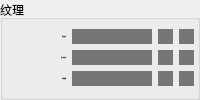
        <widget class="QGroupBox" name="box_t">
         <property name="title">
          <string>纹理</string>
         </property>
         <layout class="QGridLayout" name="gridLayout_3">
          <property name="leftMargin">
           <number>3</number>
          </property>
          <property name="topMargin">
           <number>3</number>
          </property>
          <property name="rightMargin">
           <number>3</number>
          </property>
          <property name="bottomMargin">
           <number>5</number>
          </property>
          <item row="0" column="0">
           <layout class="QHBoxLayout" name="horizontalLayout_6" stretch="0,0,0,0">
            <item>
             <layout class="QVBoxLayout" name="verticalLayout_11">
              <item>
               <widget class="QLabel" name="label_5">
                <property name="minimumSize">
                 <size>
                  <width>60</width>
                  <height>0</height>
                 </size>
                </property>
                <property name="maximumSize">
                 <size>
                  <width>70</width>
                  <height>15</height>
                 </size>
                </property>
                <property name="sizeIncrement">
                 <size>
                  <width>30</width>
                  <height>0</height>
                 </size>
                </property>
                <property name="font">
                 <font>
                  <pointsize>-1</pointsize>
                  <weight>50</weight>
                  <italic>false</italic>
                  <bold>false</bold>
                 </font>
                </property>
                <property name="text">
                 <string>镜面纹理</string>
                </property>
                <property name="alignment">
                 <set>Qt::AlignRight|Qt::AlignTrailing|Qt::AlignVCenter</set>
                </property>
               </widget>
              </item>
              <item>
               <widget class="QLabel" name="label_10">
                <property name="minimumSize">
                 <size>
                  <width>60</width>
                  <height>0</height>
                 </size>
                </property>
                <property name="maximumSize">
                 <size>
                  <width>70</width>
                  <height>15</height>
                 </size>
                </property>
                <property name="sizeIncrement">
                 <size>
                  <width>30</width>
                  <height>0</height>
                 </size>
                </property>
                <property name="font">
                 <font>
                  <pointsize>-1</pointsize>
                  <weight>50</weight>
                  <italic>false</italic>
                  <bold>false</bold>
                 </font>
                </property>
                <property name="text">
                 <string>漫反射纹理</string>
                </property>
                <property name="alignment">
                 <set>Qt::AlignRight|Qt::AlignTrailing|Qt::AlignVCenter</set>
                </property>
               </widget>
              </item>
              <item>
               <widget class="QLabel" name="label_11">
                <property name="minimumSize">
                 <size>
                  <width>60</width>
                  <height>0</height>
                 </size>
                </property>
                <property name="maximumSize">
                 <size>
                  <width>70</width>
                  <height>15</height>
                 </size>
                </property>
                <property name="sizeIncrement">
                 <size>
                  <width>30</width>
                  <height>0</height>
                 </size>
                </property>
                <property name="font">
                 <font>
                  <pointsize>-1</pointsize>
                  <weight>50</weight>
                  <italic>false</italic>
                  <bold>false</bold>
                 </font>
                </property>
                <property name="text">
                 <string>法线贴图</string>
                </property>
                <property name="alignment">
                 <set>Qt::AlignRight|Qt::AlignTrailing|Qt::AlignVCenter</set>
                </property>
               </widget>
              </item>
             </layout>
            </item>
            <item>
             <layout class="QVBoxLayout" name="verticalLayout_12">
              <item>
               <widget class="LineEdit" name="texture_specular">
                <property name="maximumSize">
                 <size>
                  <width>16777215</width>
                  <height>15</height>
                 </size>
                </property>
                <property name="font">
                 <font>
                  <pointsize>-1</pointsize>
                  <weight>50</weight>
                  <italic>false</italic>
                  <bold>false</bold>
                 </font>
                </property>
                <property name="styleSheet">
                 <string notr="true">background-color: rgb(118, 118, 118);
border:0px;</string>
                </property>
               </widget>
              </item>
              <item>
               <widget class="LineEdit" name="texture_diffuse">
                <property name="maximumSize">
                 <size>
                  <width>16777215</width>
                  <height>15</height>
                 </size>
                </property>
                <property name="font">
                 <font>
                  <pointsize>-1</pointsize>
                  <weight>50</weight>
                  <italic>false</italic>
                  <bold>false</bold>
                 </font>
                </property>
                <property name="styleSheet">
                 <string notr="true">background-color: rgb(118, 118, 118);
border:0px;</string>
                </property>
               </widget>
              </item>
              <item>
               <widget class="LineEdit" name="texture_normals">
                <property name="maximumSize">
                 <size>
                  <width>16777215</width>
                  <height>15</height>
                 </size>
                </property>
                <property name="font">
                 <font>
                  <pointsize>-1</pointsize>
                  <weight>50</weight>
                  <italic>false</italic>
                  <bold>false</bold>
                 </font>
                </property>
                <property name="styleSheet">
                 <string notr="true">background-color: rgb(118, 118, 118);
border:0px;</string>
                </property>
               </widget>
              </item>
             </layout>
            </item>
            <item>
             <layout class="QVBoxLayout" name="verticalLayout_13">
              <item>
               <widget class="QToolButton" name="btn_cs">
                <property name="minimumSize">
                 <size>
                  <width>15</width>
                  <height>15</height>
                 </size>
                </property>
                <property name="maximumSize">
                 <size>
                  <width>15</width>
                  <height>15</height>
                 </size>
                </property>
                <property name="styleSheet">
                 <string notr="true">background-color: rgb(118, 118, 118);
border:0px;</string>
                </property>
                <property name="text">
                 <string/>
                </property>
               </widget>
              </item>
              <item>
               <widget class="QToolButton" name="btn_cd">
                <property name="minimumSize">
                 <size>
                  <width>15</width>
                  <height>15</height>
                 </size>
                </property>
                <property name="maximumSize">
                 <size>
                  <width>15</width>
                  <height>15</height>
                 </size>
                </property>
                <property name="styleSheet">
                 <string notr="true">background-color: rgb(118, 118, 118);
border:0px;</string>
                </property>
                <property name="text">
                 <string/>
                </property>
               </widget>
              </item>
              <item>
               <widget class="QToolButton" name="btn_cn">
                <property name="minimumSize">
                 <size>
                  <width>15</width>
                  <height>15</height>
                 </size>
                </property>
                <property name="maximumSize">
                 <size>
                  <width>15</width>
                  <height>15</height>
                 </size>
                </property>
                <property name="styleSheet">
                 <string notr="true">background-color: rgb(118, 118, 118);
border:0px;</string>
                </property>
                <property name="text">
                 <string/>
                </property>
               </widget>
              </item>
             </layout>
            </item>
            <item>
             <layout class="QVBoxLayout" name="verticalLayout_14">
              <item>
               <widget class="QToolButton" name="btn_s">
                <property name="minimumSize">
                 <size>
                  <width>15</width>
                  <height>15</height>
                 </size>
                </property>
                <property name="maximumSize">
                 <size>
                  <width>15</width>
                  <height>15</height>
                 </size>
                </property>
                <property name="styleSheet">
                 <string notr="true">background-color: rgb(118, 118, 118);
border:0px;</string>
                </property>
                <property name="text">
                 <string/>
                </property>
               </widget>
              </item>
              <item>
               <widget class="QToolButton" name="btn_d">
                <property name="minimumSize">
                 <size>
                  <width>15</width>
                  <height>15</height>
                 </size>
                </property>
                <property name="maximumSize">
                 <size>
                  <width>15</width>
                  <height>15</height>
                 </size>
                </property>
                <property name="styleSheet">
                 <string notr="true">background-color: rgb(118, 118, 118);
border:0px;</string>
                </property>
                <property name="text">
                 <string/>
                </property>
               </widget>
              </item>
              <item>
               <widget class="QToolButton" name="btn_n">
                <property name="minimumSize">
                 <size>
                  <width>15</width>
                  <height>15</height>
                 </size>
                </property>
                <property name="maximumSize">
                 <size>
                  <width>15</width>
                  <height>15</height>
                 </size>
                </property>
                <property name="styleSheet">
                 <string notr="true">background-color: rgb(118, 118, 118);
border:0px;</string>
                </property>
                <property name="text">
                 <string/>
                </property>
               </widget>
              </item>
             </layout>
            </item>
           </layout>
          </item>
         </layout>
        </widget>
